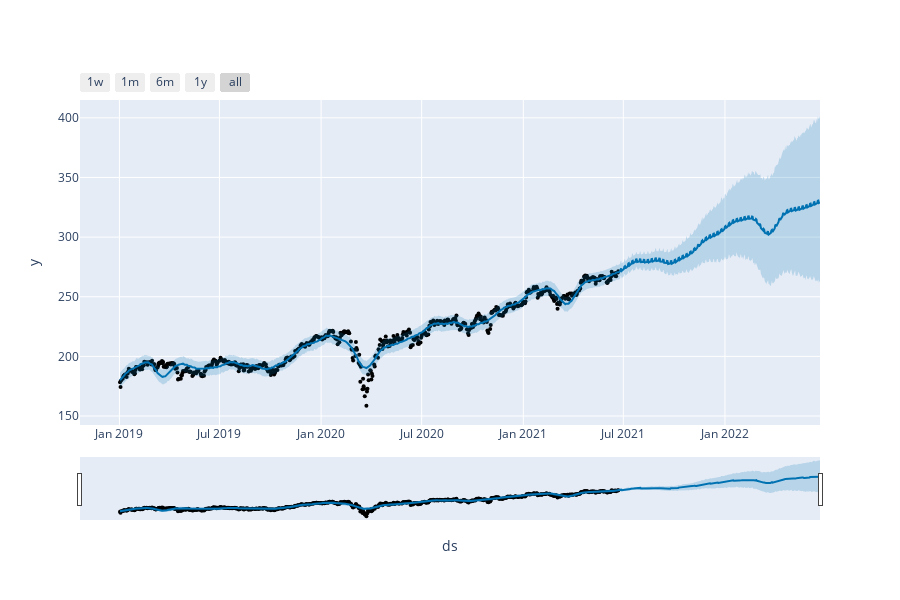

The notebook cell saved with this chart:
### Code cell
#Use facebook prophet API (80% confidence interval)

#Create the model
m = Prophet()
m.fit(healthcare)

#Create future datapoints (dates)
future = m.make_future_dataframe(periods=365)
future.tail()

#Perform forecast
forecast = m.predict(future)
forecast[['ds', 'yhat', 'yhat_lower', 'yhat_upper']].tail()

fig1 = plot_plotly(m,forecast)

fig1.show()

### Figure 1 — Plotly figure (JSON) as saved in the notebook; plotly's stock layout.template omitted (floating-point values rounded to 4 significant figures; data arrays with more than 128 entries replaced by an {"elided": "..."} marker saying what was removed)
{"data": [{"marker": {"color": "black", "size": 4}, "mode": "markers", "name": "Actual", "type": "scatter", "x": {"elided": "623 str values"}, "y": {"elided": "623 float values"}}, {"hoverinfo": "skip", "line": {"width": 0}, "mode": "lines", "type": "scatter", "x": {"elided": "988 str values"}, "y": {"elided": "988 float values"}}, {"fill": "tonexty", "fillcolor": "rgba(0, 114, 178, 0.2)", "line": {"color": "#0072B2", "width": 2}, "mode": "lines", "name": "Predicted", "type": "scatter", "x": {"elided": "988 str values"}, "y": {"elided": "988 float values"}}, {"fill": "tonexty", "fillcolor": "rgba(0, 114, 178, 0.2)", "hoverinfo": "skip", "line": {"width": 0}, "mode": "lines", "type": "scatter", "x": {"elided": "988 str values"}, "y": {"elided": "988 float values"}}], "layout": {"height": 600, "showlegend": false, "width": 900, "xaxis": {"rangeselector": {"buttons": [{"count": 7, "label": "1w", "step": "day", "stepmode": "backward"}, {"count": 1, "label": "1m", "step": "month", "stepmode": "backward"}, {"count": 6, "label": "6m", "step": "month", "stepmode": "backward"}, {"count": 1, "label": "1y", "step": "year", "stepmode": "backward"}, {"step": "all"}]}, "rangeslider": {"visible": true}, "title": {"text": "ds"}, "type": "date"}, "yaxis": {"title": {"text": "y"}}}}
